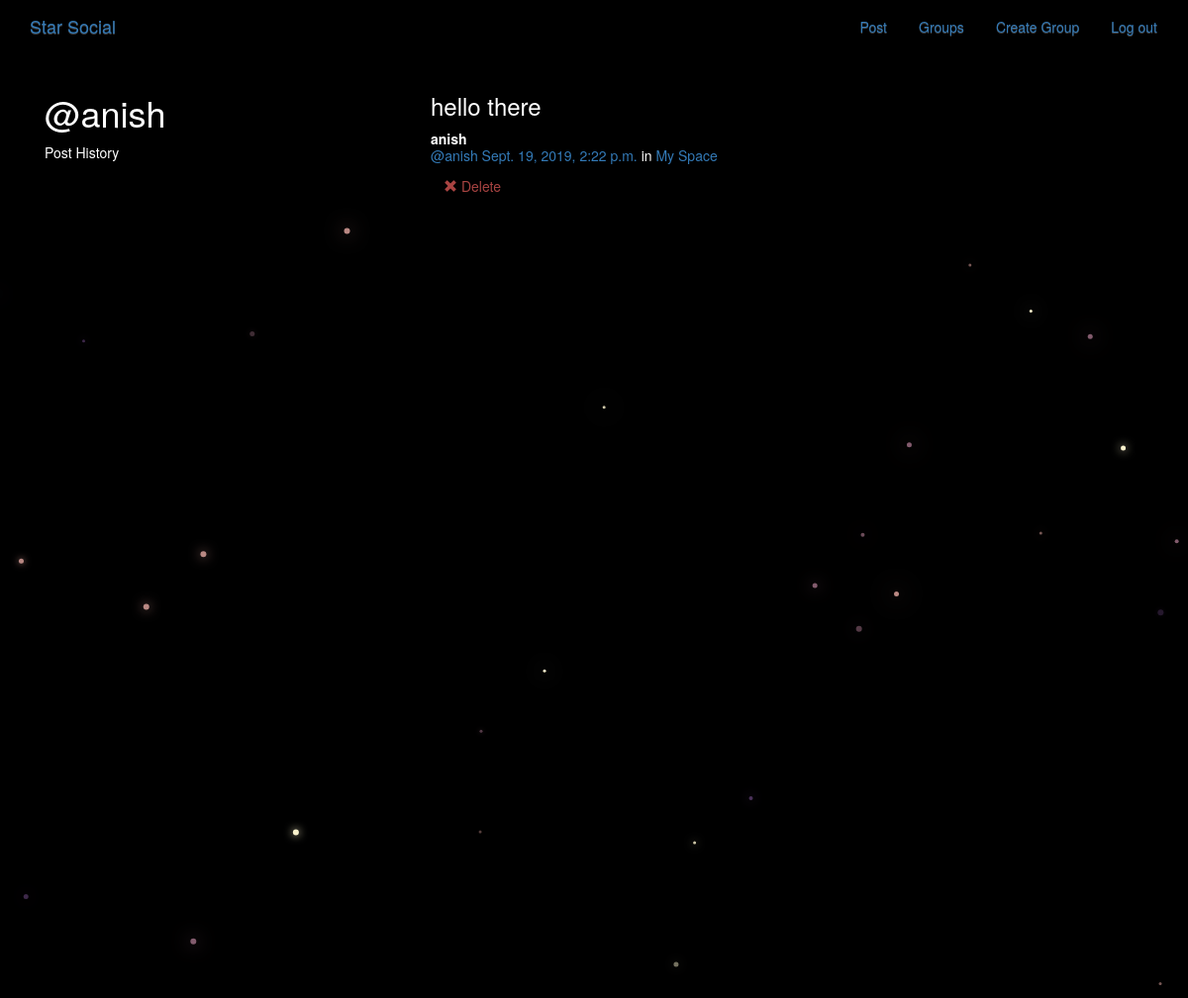
The page /posts/by/anish/ (signed in) on the database its author committed.
### posts/models.py (models this page shows, shortened)
class Post(models.Model):
    user = models.ForeignKey(User, related_name="posts",on_delete=models.CASCADE)
    created_at = models.DateTimeField(auto_now=True)
    message = models.TextField()
    message_html = models.TextField(editable=False)
    group = models.ForeignKey(Group, related_name="posts",null=True, blank=True,on_delete=models.CASCADE)
    class Meta:
        ordering = ["-created_at"]
        unique_together = ["user", "message"]

### groups/models.py (models this page shows, shortened)
class Group(models.Model):
    name = models.CharField(max_length=255, unique=True)
    slug = models.SlugField(allow_unicode=True, unique=True)
    description = models.TextField(blank=True, default='')
    description_html = models.TextField(editable=False, default='', blank=True)
    members = models.ManyToManyField(User, through="GroupMember")
    creator = models.IntegerField()
    class Meta:
        ordering = ["name"]

### posts/views.py (the view)
# urls.py: url(r"by/(?P<username>[-\w].*)/$",views.UserPosts.as_view(),name="for_user"),
class UserPosts(generic.ListView):
    model = models.Post
    template_name = "posts/user_post_list.html"
    def get_queryset(self):
        try:
            self.post_user = User.objects.prefetch_related("posts").get(
                username__iexact=self.kwargs.get("username")
            )
        except User.DoesNotExist:
            raise Http404
        else:
            return self.post_user.posts.all()
    def get_context_data(self, **kwargs):
        context = super().get_context_data(**kwargs)
        context["post_user"] = self.post_user
        return context

### posts/templates/posts/user_post_list.html
{% extends "posts/post_base.html" %}
{% block prepost %}
    <div class="col-md-4">
        <h1>@{{ post_user.username }}</h1>
        <p>Post History</p>
    </div>
{% endblock %}
{% block post_content %}
    <div class="col-md-8">
        {% for post in post_list %}
            {% include "posts/_post.html" %}
        {% endfor %}
    </div>
{% endblock %}

### posts/templates/posts/_post.html
<div class="post media">
    <h3>{{ post.message_html|safe }}</h3>
    <div class="media-body">
        <strong>{{ post.user.username }}</strong>
        <h5 class="media-heading">
            <span class="username"><a href="{% url 'posts:for_user' username=post.user.username %}">@{{ post.user.username }}</a></span>
            <time class="time"><a href="{% url 'posts:single' username=post.user.username pk=post.pk %}">{{ post.created_at }}</a></time>
            {% if post.group %}
                <span class="group-name">in <a href="#">{{ post.group.name }}</a></span>
            {% endif %}
        </h5>
        <div class="media-footer">
            {% if user.is_authenticated and post.user == user and not hide_delete %}
                <a href="{% url 'posts:delete' pk=post.pk %}" title="delete" class="btn btn-simple">
                    <span class="glyphicon glyphicon-remove text-danger" aria-hidden="true"></span>
                    <span class="text-danger icon-label">Delete</span>
                </a>
            {% endif %}
        </div>
    </div>
</div>

### static/social/css/master.css (style rules this page uses)
html, body { margin: 0; overflow: hidden; background-color: black; color:white; }

### rows shown on the page
Post: message_html "hello there", user.username "anish", created_at "Sept. 19, 2019, 2:22 p.m.", group.name "My Space", shows "Delete"

### other values the page prints
{{ post_user.username }} "anish"
